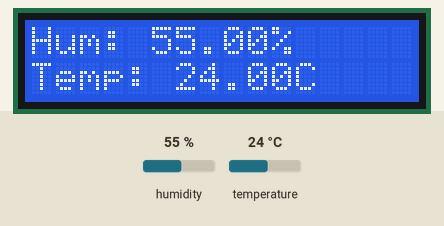
Recording of a sketch running on a simulated Arduino Uno, built with avr-gcc and run on an emulated ATmega328P. On the bench: 16×2 character LCD. The inputs (shaded band) are chosen by the test bench; at power-on: humidity 55 %, temperature 24 °C. What the sketch prints to the serial monitor is not drawn.

Above: at 5.7 s.
5.8 s: humidity set to 22 %
At 11.1 s:
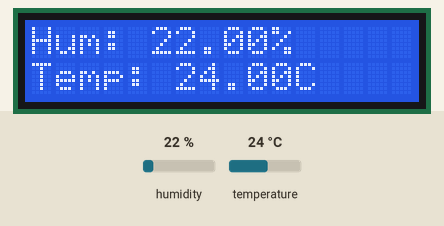
13.3 s: temperature set to 12 °C
At 16.2 s:
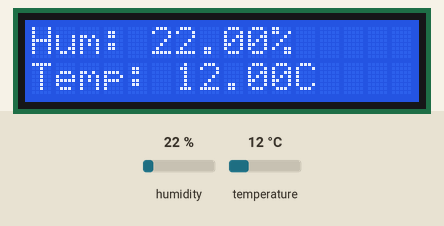
20.8 s: humidity set to 40 %
At 26.3 s:
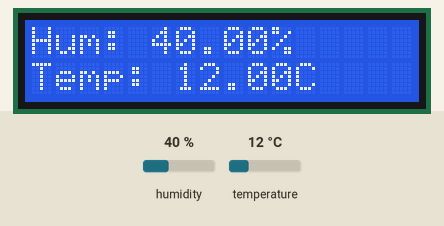
28.3 s: temperature set to 19 °C
At 31.4 s:
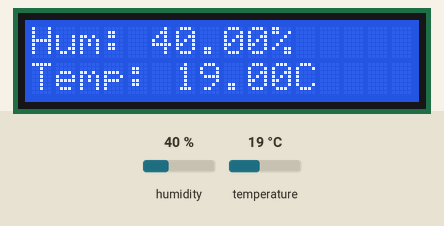
Timing chart, 0 to 32.9 s (numbered marks = the images above; inputs shaded):
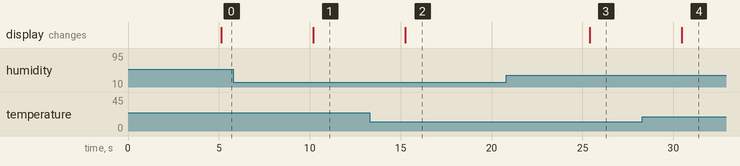

The sketch:

LCD.ino
```cpp
#include <Adafruit_Sensor.h>

#include <Wire.h>
#include <LiquidCrystal_I2C.h>

LiquidCrystal_I2C lcd (0x3F,16,2);


// Incluimos librería
#include <DHT.h>

// Definimos el pin digital donde se conecta el sensor
#define DHTPIN 8
// Dependiendo del tipo de sensor
#define DHTTYPE DHT11

// Inicializamos el sensor DHT11
DHT dht(DHTPIN, DHTTYPE);


void setup() {
  //Los pines Analógicos no se inicalizan  como Entrada/Salida
  //Inicalizar nuestro Monitor serial
  Serial.begin(9600);

  //Inicializamos el LCD
  lcd.init () ;

  //Enceder LCD
  lcd.backlight();

  lcd.print("");


  // Comenzamos el sensor DHT
  dht.begin();
}

void loop() {
    // Esperamos 5 segundos entre medidas
  delay(5000);

  // Leemos la humedad relativa
  float h = dht.readHumidity();
  // Leemos la temperatura en grados centígrados (por defecto)
  float t = dht.readTemperature();
  // Leemos la temperatura en grados Fahrenheit
  float f = dht.readTemperature(true);

  // Comprobamos si ha habido algún error en la lectura
  if (isnan(h) || isnan(t) || isnan(f)) {
    Serial.println("Error obteniendo los datos del sensor DHT11");
    return;
  }

  // Calcular el índice de calor en Fahrenheit
  float hif = dht.computeHeatIndex(f, h);
  // Calcular el índice de calor en grados centígrados
  float hic = dht.computeHeatIndex(t, h, false);

  Serial.print("Humedad: ");
  Serial.print(h);
  Serial.print(" %\t");
  Serial.print("Temperatura: ");
  Serial.print(t);
  Serial.print(" *C ");
  Serial.print(f);
  Serial.print(" *F\t");
  Serial.print("Índice de calor: ");
  Serial.print(hic);
  Serial.print(" *C ");
  Serial.print(hif);
  Serial.println(" *F");


  lcd.setCursor(0,0);
  lcd.print("Hum: ");
  lcd.print(h);
  lcd.print("%");

  lcd.setCursor(0,1);
  lcd.print("Temp: ");
  lcd.print(t);
  lcd.print("C");

}
```

Measured:
- after the input at 5.8 s, the display: changes after 4.4 s (image 1)
- after the input at 13.3 s, the display: changes after 2.0 s (image 2)
- after the input at 20.8 s, the display: changes after 4.6 s (image 3)
- after the input at 28.3 s, the display: changes after 2.2 s (image 4)
